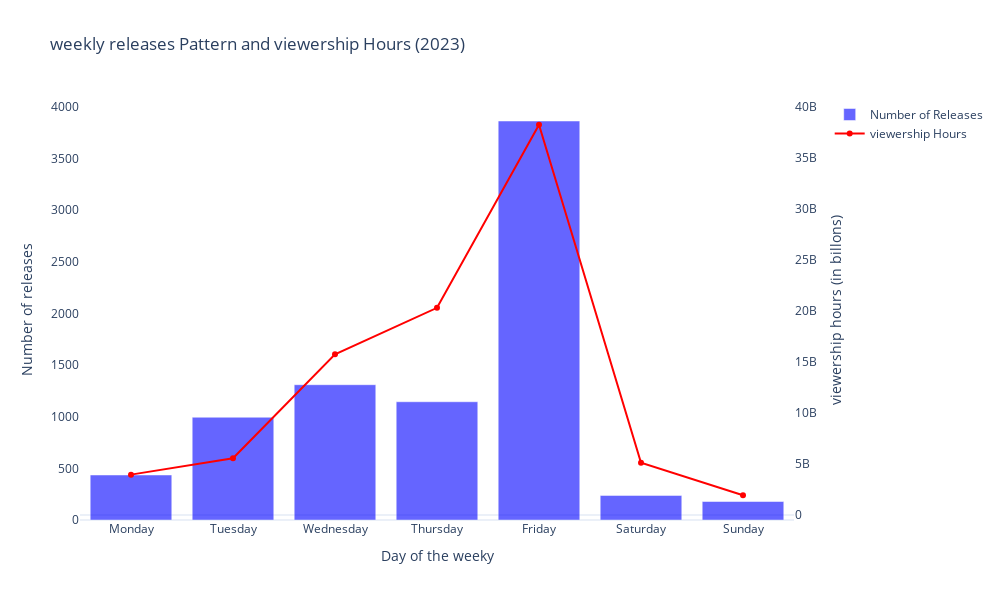

The cell this chart's notebook holds for it:
### Code cell
df['Releases Day'] = df['Release Date'].dt.day_name()

days = ['Monday', 'Tuesday', 'Wednesday', 'Thursday', 'Friday', 'Saturday', 'Sunday']

weekday_releases = df['Releases Day'].value_counts().reindex(days)

weekly_viewership = df.groupby('Releases Day')['Hours Viewed'].sum().reindex(days)

fig = go.Figure()

fig.add_trace(
    go.Bar(
        x = weekday_releases.index,
        y = weekday_releases.values,
        name = 'Number of Releases',
        marker_color = 'blue',
        opacity=0.6,
        yaxis ='y1'
    )
)

fig.add_trace(
    go.Scatter(
        x = weekly_viewership.index,
        y = weekly_viewership.values,
        name = 'viewership Hours',
        mode = 'lines+markers',
        marker = dict(color = 'red'),
        line = dict(color = 'red'),
        yaxis ='y2'
    )
)

fig.update_layout(
    title = 'weekly releases Pattern and viewership Hours (2023)',
    xaxis = dict(
        title = 'Day of the weeky',
        categoryorder='array',
        categoryarray=['Monday', 'Tuesday', 'Wednesday', 'Thursday', 'Friday', 'Saturday', 'Sunday']
    ),
    yaxis=dict(
        title='Number of releases',
        showgrid=False,
        side='left'
    ),
    yaxis2=dict(
        title='viewership hours (in billons)',
        overlaying='y',
        showgrid=False,
        side='right'
    ),
    legend=dict(
        x=1.05,
        y=1,
        orientation='v',
        xanchor='left'
    ),
    height = 600,
    width = 1000
)

fig.show()

### Figure 1 — Plotly figure (JSON) as saved in the notebook; plotly's stock layout.template omitted (floating-point values rounded to 4 significant figures)
{"data": [{"marker": {"color": "blue"}, "name": "Number of Releases", "opacity": 0.6, "type": "bar", "x": ["Monday", "Tuesday", "Wednesday", "Thursday", "Friday", "Saturday", "Sunday"], "y": [436, 995, 1310, 1145, 3863, 238, 179], "yaxis": "y"}, {"line": {"color": "red"}, "marker": {"color": "red"}, "mode": "lines+markers", "name": "viewership Hours", "type": "scatter", "x": ["Monday", "Tuesday", "Wednesday", "Thursday", "Friday", "Saturday", "Sunday"], "y": [3954500000, 5562300000, 15744100000, 20292800000, 38217200000, 5121800000, 1935300000], "yaxis": "y2"}], "layout": {"height": 600, "legend": {"orientation": "v", "x": 1.05, "xanchor": "left", "y": 1}, "title": {"text": "weekly releases Pattern and viewership Hours (2023)"}, "width": 1000, "xaxis": {"categoryarray": ["Monday", "Tuesday", "Wednesday", "Thursday", "Friday", "Saturday", "Sunday"], "categoryorder": "array", "title": {"text": "Day of the weeky"}}, "yaxis": {"showgrid": false, "side": "left", "title": {"text": "Number of releases"}}, "yaxis2": {"overlaying": "y", "showgrid": false, "side": "right", "title": {"text": "viewership hours (in billons)"}}}}
